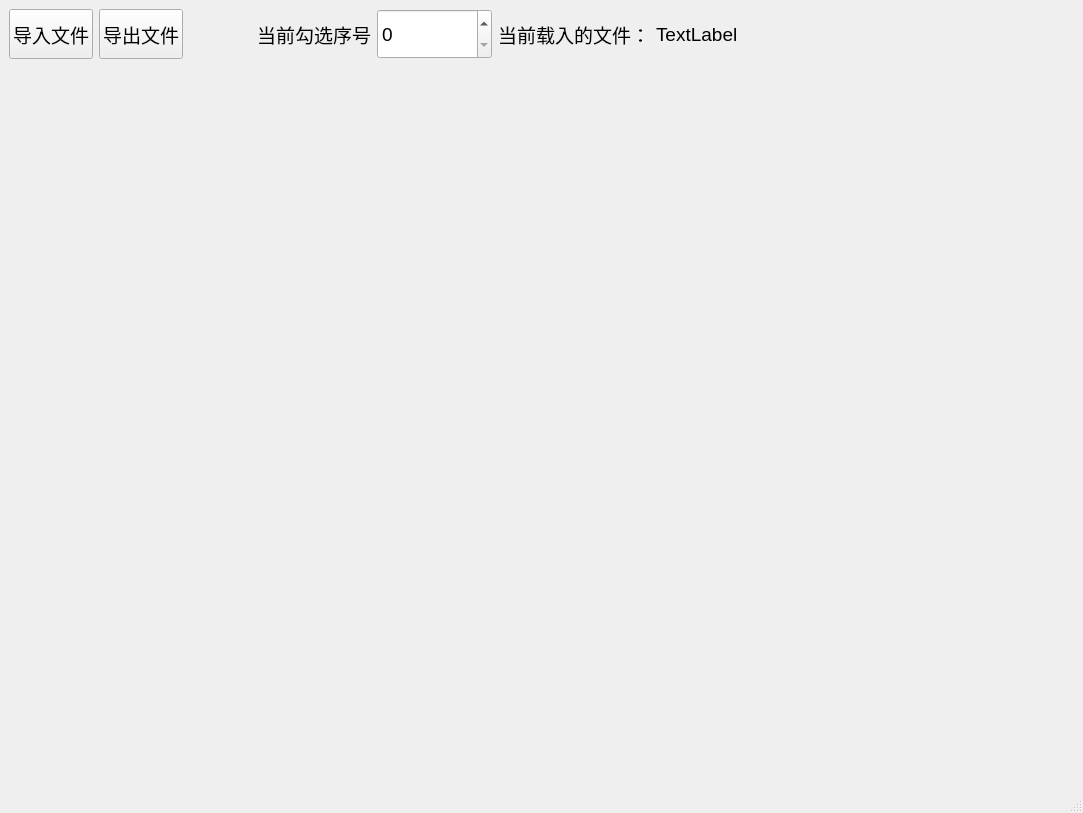
<?xml version="1.0" encoding="UTF-8"?>
<ui version="4.0">
 <class>MainWindow</class>
 <widget class="QMainWindow" name="MainWindow">
  <property name="geometry">
   <rect>
    <x>0</x>
    <y>0</y>
    <width>1083</width>
    <height>813</height>
   </rect>
  </property>
  <property name="windowTitle">
   <string>MainWindow</string>
  </property>
  <widget class="QWidget" name="centralwidget">
   <layout class="QVBoxLayout" name="verticalLayout">
    <item>
     <layout class="QHBoxLayout" name="horizontalLayout">
      <item>
       <widget class="QPushButton" name="inputFile_btn">
        <property name="minimumSize">
         <size>
          <width>0</width>
          <height>50</height>
         </size>
        </property>
        <property name="font">
         <font>
          <pointsize>14</pointsize>
         </font>
        </property>
        <property name="text">
         <string>导入文件</string>
        </property>
       </widget>
      </item>
      <item>
       <widget class="QPushButton" name="outPut_btn">
        <property name="minimumSize">
         <size>
          <width>0</width>
          <height>50</height>
         </size>
        </property>
        <property name="font">
         <font>
          <pointsize>14</pointsize>
         </font>
        </property>
        <property name="text">
         <string>导出文件</string>
        </property>
       </widget>
      </item>
      <item>
       <spacer name="horizontalSpacer_2">
        <property name="orientation">
         <enum>Qt::Horizontal</enum>
        </property>
        <property name="sizeType">
         <enum>QSizePolicy::Preferred</enum>
        </property>
        <property name="sizeHint" stdset="0">
         <size>
          <width>68</width>
          <height>20</height>
         </size>
        </property>
       </spacer>
      </item>
      <item>
       <widget class="QLabel" name="label">
        <property name="font">
         <font>
          <pointsize>14</pointsize>
         </font>
        </property>
        <property name="text">
         <string>当前勾选序号</string>
        </property>
       </widget>
      </item>
      <item>
       <widget class="QSpinBox" name="spinBox">
        <property name="minimumSize">
         <size>
          <width>115</width>
          <height>50</height>
         </size>
        </property>
        <property name="font">
         <font>
          <pointsize>14</pointsize>
         </font>
        </property>
        <property name="maximum">
         <number>9</number>
        </property>
       </widget>
      </item>
      <item>
       <widget class="QLabel" name="label_2">
        <property name="font">
         <font>
          <pointsize>14</pointsize>
         </font>
        </property>
        <property name="text">
         <string>当前载入的文件：</string>
        </property>
       </widget>
      </item>
      <item>
       <widget class="QLabel" name="fileName_label">
        <property name="font">
         <font>
          <pointsize>14</pointsize>
         </font>
        </property>
        <property name="text">
         <string>TextLabel</string>
        </property>
       </widget>
      </item>
      <item>
       <spacer name="horizontalSpacer">
        <property name="orientation">
         <enum>Qt::Horizontal</enum>
        </property>
        <property name="sizeHint" stdset="0">
         <size>
          <width>40</width>
          <height>20</height>
         </size>
        </property>
       </spacer>
      </item>
     </layout>
    </item>
    <item>
     <widget class="QVTKRenderWidget" name="qvtkWidget" native="true">
      <property name="sizePolicy">
       <sizepolicy hsizetype="Preferred" vsizetype="Expanding">
        <horstretch>0</horstretch>
        <verstretch>0</verstretch>
       </sizepolicy>
      </property>
     </widget>
    </item>
   </layout>
  </widget>
  <widget class="QMenuBar" name="menubar">
   <property name="geometry">
    <rect>
     <x>0</x>
     <y>0</y>
     <width>1083</width>
     <height>23</height>
    </rect>
   </property>
  </widget>
  <widget class="QStatusBar" name="statusbar"/>
 </widget>
 <customwidgets>
  <customwidget>
   <class>QVTKRenderWidget</class>
   <extends>QWidget</extends>
   <header>QVTKRenderWidget.h</header>
  </customwidget>
 </customwidgets>
 <resources/>
 <connections/>
</ui>
